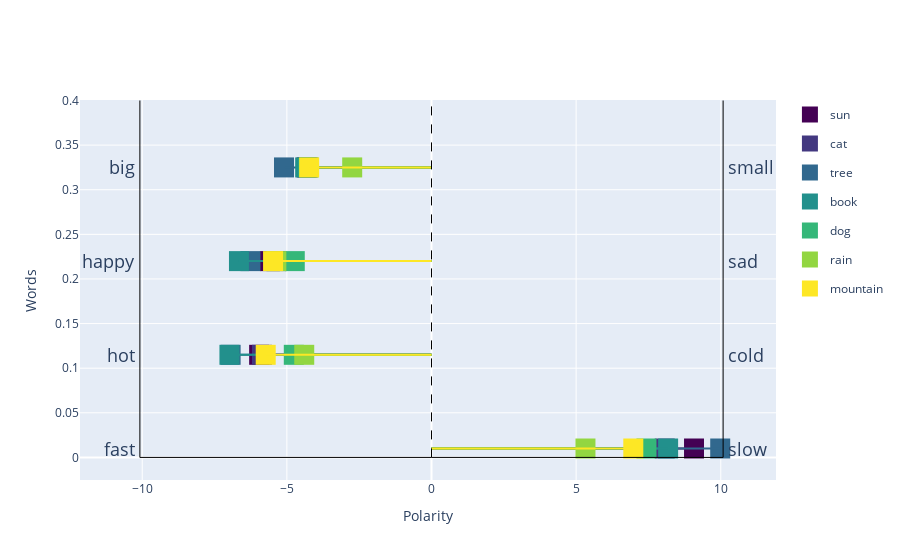
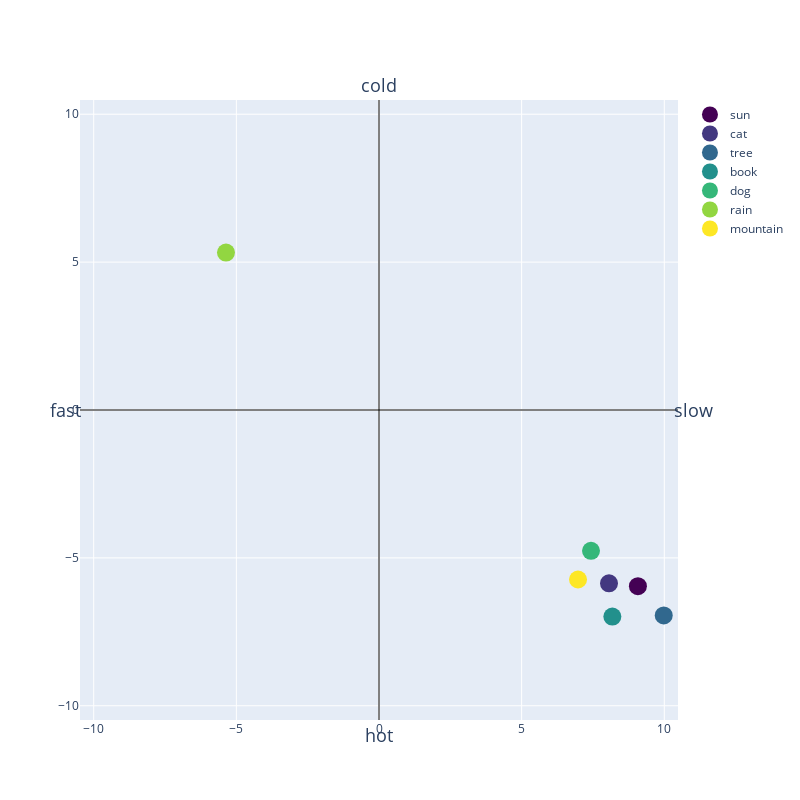
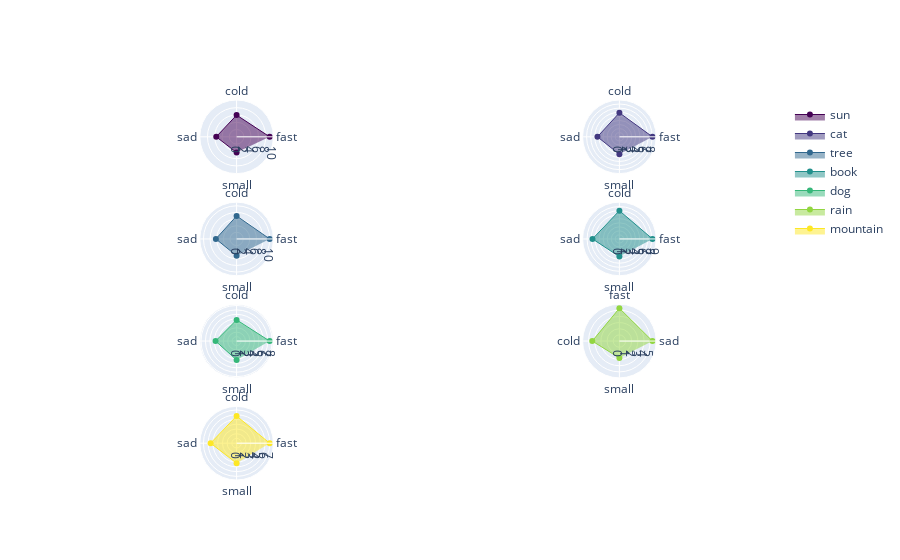
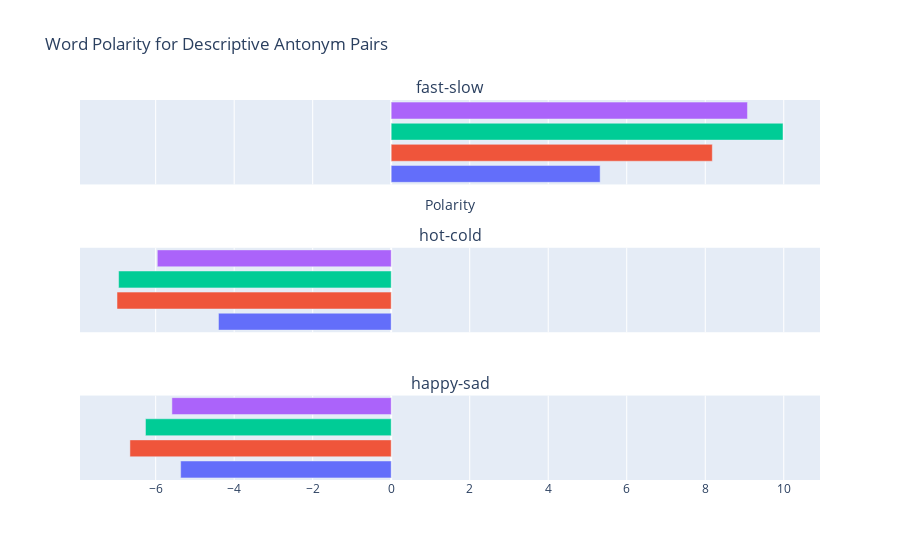

Source (notebook cell) for these figures, in order:
### Code cell
plotter = PolarityPlotter() 
plotter.plot_word_polarity(words, polar_dimensions)
plotter.plot_word_polarity_2d(words, polar_dimensions)
plotter.plot_word_polarity_polar_fig(words, polar_dimensions)
plotter.plot_descriptive_antonym_pairs(words, polar_dimensions, ['rain', 'book', 'tree', 'sun'], 3)

### Figure 1 — Plotly figure (JSON) as saved in the notebook; plotly's stock layout.template omitted (floating-point values rounded to 4 significant figures)
{"data": [{"legendgroup": "sun", "marker": {"color": "rgb(68, 1, 84)", "size": 20, "symbol": "square"}, "mode": "markers", "name": "sun", "showlegend": true, "type": "scatter", "x": [9.075], "y": [0.01]}, {"legendgroup": "sun", "line": {"color": "rgb(68, 1, 84)", "width": 2}, "mode": "lines", "showlegend": false, "type": "scatter", "x": [9.075, 0], "y": [0.01, 0.01]}, {"legendgroup": "cat", "marker": {"color": "rgb(67, 56, 128)", "size": 20, "symbol": "square"}, "mode": "markers", "name": "cat", "showlegend": true, "type": "scatter", "x": [8.062], "y": [0.01]}, {"legendgroup": "cat", "line": {"color": "rgb(67, 56, 128)", "width": 2}, "mode": "lines", "showlegend": false, "type": "scatter", "x": [8.062, 0], "y": [0.01, 0.01]}, {"legendgroup": "tree", "marker": {"color": "rgb(49, 104, 142)", "size": 20, "symbol": "square"}, "mode": "markers", "name": "tree", "showlegend": true, "type": "scatter", "x": [9.981], "y": [0.01]}, {"legendgroup": "tree", "line": {"color": "rgb(49, 104, 142)", "width": 2}, "mode": "lines", "showlegend": false, "type": "scatter", "x": [9.981, 0], "y": [0.01, 0.01]}, {"legendgroup": "book", "marker": {"color": "rgb(34, 144, 140)", "size": 20, "symbol": "square"}, "mode": "markers", "name": "book", "showlegend": true, "type": "scatter", "x": [8.18], "y": [0.01]}, {"legendgroup": "book", "line": {"color": "rgb(34, 144, 140)", "width": 2}, "mode": "lines", "showlegend": false, "type": "scatter", "x": [8.18, 0], "y": [0.01, 0.01]}, {"legendgroup": "dog", "marker": {"color": "rgb(53, 183, 121)", "size": 20, "symbol": "square"}, "mode": "markers", "name": "dog", "showlegend": true, "type": "scatter", "x": [7.431], "y": [0.01]}, {"legendgroup": "dog", "line": {"color": "rgb(53, 183, 121)", "width": 2}, "mode": "lines", "showlegend": false, "type": "scatter", "x": [7.431, 0], "y": [0.01, 0.01]}, {"legendgroup": "rain", "marker": {"color": "rgb(146, 214, 65)", "size": 20, "symbol": "square"}, "mode": "markers", "name": "rain", "showlegend": true, "type": "scatter", "x": [5.322], "y": [0.01]}, {"legendgroup": "rain", "line": {"color": "rgb(146, 214, 65)", "width": 2}, "mode": "lines", "showlegend": false, "type": "scatter", "x": [5.322, 0], "y": [0.01, 0.01]}, {"legendgroup": "mountain", "marker": {"color": "rgb(253, 231, 37)", "size": 20, "symbol": "square"}, "mode": "markers", "name": "mountain", "showlegend": true, "type": "scatter", "x": [6.976], "y": [0.01]}, {"legendgroup": "mountain", "line": {"color": "rgb(253, 231, 37)", "width": 2}, "mode": "lines", "showlegend": false, "type": "scatter", "x": [6.976, 0], "y": [0.01, 0.01]}, {"legendgroup": "sun", "marker": {"color": "rgb(68, 1, 84)", "size": 20, "symbol": "square"}, "mode": "markers", "name": "sun", "showlegend": false, "type": "scatter", "x": [-5.958], "y": [0.115]}, {"legendgroup": "sun", "line": {"color": "rgb(68, 1, 84)", "width": 2}, "mode": "lines", "showlegend": false, "type": "scatter", "x": [-5.958, 0], "y": [0.115, 0.115]}, {"legendgroup": "cat", "marker": {"color": "rgb(67, 56, 128)", "size": 20, "symbol": "square"}, "mode": "markers", "name": "cat", "showlegend": false, "type": "scatter", "x": [-5.861], "y": [0.115]}, {"legendgroup": "cat", "line": {"color": "rgb(67, 56, 128)", "width": 2}, "mode": "lines", "showlegend": false, "type": "scatter", "x": [-5.861, 0], "y": [0.115, 0.115]}, {"legendgroup": "tree", "marker": {"color": "rgb(49, 104, 142)", "size": 20, "symbol": "square"}, "mode": "markers", "name": "tree", "showlegend": false, "type": "scatter", "x": [-6.944], "y": [0.115]}, {"legendgroup": "tree", "line": {"color": "rgb(49, 104, 142)", "width": 2}, "mode": "lines", "showlegend": false, "type": "scatter", "x": [-6.944, 0], "y": [0.115, 0.115]}, {"legendgroup": "book", "marker": {"color": "rgb(34, 144, 140)", "size": 20, "symbol": "square"}, "mode": "markers", "name": "book", "showlegend": false, "type": "scatter", "x": [-6.985], "y": [0.115]}, {"legendgroup": "book", "line": {"color": "rgb(34, 144, 140)", "width": 2}, "mode": "lines", "showlegend": false, "type": "scatter", "x": [-6.985, 0], "y": [0.115, 0.115]}, {"legendgroup": "dog", "marker": {"color": "rgb(53, 183, 121)", "size": 20, "symbol": "square"}, "mode": "markers", "name": "dog", "showlegend": false, "type": "scatter", "x": [-4.76], "y": [0.115]}, {"legendgroup": "dog", "line": {"color": "rgb(53, 183, 121)", "width": 2}, "mode": "lines", "showlegend": false, "type": "scatter", "x": [-4.76, 0], "y": [0.115, 0.115]}, {"legendgroup": "rain", "marker": {"color": "rgb(146, 214, 65)", "size": 20, "symbol": "square"}, "mode": "markers", "name": "rain", "showlegend": false, "type": "scatter", "x": [-4.4], "y": [0.115]}, {"legendgroup": "rain", "line": {"color": "rgb(146, 214, 65)", "width": 2}, "mode": "lines", "showlegend": false, "type": "scatter", "x": [-4.4, 0], "y": [0.115, 0.115]}, {"legendgroup": "mountain", "marker": {"color": "rgb(253, 231, 37)", "size": 20, "symbol": "square"}, "mode": "markers", "name": "mountain", "showlegend": false, "type": "scatter", "x": [-5.731], "y": [0.115]}, {"legendgroup": "mountain", "line": {"color": "rgb(253, 231, 37)", "width": 2}, "mode": "lines", "showlegend": false, "type": "scatter", "x": [-5.731, 0], "y": [0.115, 0.115]}, {"legendgroup": "sun", "marker": {"color": "rgb(68, 1, 84)", "size": 20, "symbol": "square"}, "mode": "markers", "name": "sun", "showlegend": false, "type": "scatter", "x": [-5.586], "y": [0.22]}, {"legendgroup": "sun", "line": {"color": "rgb(68, 1, 84)", "width": 2}, "mode": "lines", "showlegend": false, "type": "scatter", "x": [-5.586, 0], "y": [0.22, 0.22]}, {"legendgroup": "cat", "marker": {"color": "rgb(67, 56, 128)", "size": 20, "symbol": "square"}, "mode": "markers", "name": "cat", "showlegend": false, "type": "scatter", "x": [-5.356], "y": [0.22]}, {"legendgroup": "cat", "line": {"color": "rgb(67, 56, 128)", "width": 2}, "mode": "lines", "showlegend": false, "type": "scatter", "x": [-5.356, 0], "y": [0.22, 0.22]}, {"legendgroup": "tree", "marker": {"color": "rgb(49, 104, 142)", "size": 20, "symbol": "square"}, "mode": "markers", "name": "tree", "showlegend": false, "type": "scatter", "x": [-6.259], "y": [0.22]}, {"legendgroup": "tree", "line": {"color": "rgb(49, 104, 142)", "width": 2}, "mode": "lines", "showlegend": false, "type": "scatter", "x": [-6.259, 0], "y": [0.22, 0.22]}, {"legendgroup": "book", "marker": {"color": "rgb(34, 144, 140)", "size": 20, "symbol": "square"}, "mode": "markers", "name": "book", "showlegend": false, "type": "scatter", "x": [-6.656], "y": [0.22]}, {"legendgroup": "book", "line": {"color": "rgb(34, 144, 140)", "width": 2}, "mode": "lines", "showlegend": false, "type": "scatter", "x": [-6.656, 0], "y": [0.22, 0.22]}, {"legendgroup": "dog", "marker": {"color": "rgb(53, 183, 121)", "size": 20, "symbol": "square"}, "mode": "markers", "name": "dog", "showlegend": false, "type": "scatter", "x": [-4.727], "y": [0.22]}, {"legendgroup": "dog", "line": {"color": "rgb(53, 183, 121)", "width": 2}, "mode": "lines", "showlegend": false, "type": "scatter", "x": [-4.727, 0], "y": [0.22, 0.22]}, {"legendgroup": "rain", "marker": {"color": "rgb(146, 214, 65)", "size": 20, "symbol": "square"}, "mode": "markers", "name": "rain", "showlegend": false, "type": "scatter", "x": [-5.363], "y": [0.22]}, {"legendgroup": "rain", "line": {"color": "rgb(146, 214, 65)", "width": 2}, "mode": "lines", "showlegend": false, "type": "scatter", "x": [-5.363, 0], "y": [0.22, 0.22]}, {"legendgroup": "mountain", "marker": {"color": "rgb(253, 231, 37)", "size": 20, "symbol": "square"}, "mode": "markers", "name": "mountain", "showlegend": false, "type": "scatter", "x": [-5.477], "y": [0.22]}, {"legendgroup": "mountain", "line": {"color": "rgb(253, 231, 37)", "width": 2}, "mode": "lines", "showlegend": false, "type": "scatter", "x": [-5.477, 0], "y": [0.22, 0.22]}, {"legendgroup": "sun", "marker": {"color": "rgb(68, 1, 84)", "size": 20, "symbol": "square"}, "mode": "markers", "name": "sun", "showlegend": false, "type": "scatter", "x": [-4.317], "y": [0.325]}, {"legendgroup": "sun", "line": {"color": "rgb(68, 1, 84)", "width": 2}, "mode": "lines", "showlegend": false, "type": "scatter", "x": [-4.317, 0], "y": [0.325, 0.325]}, {"legendgroup": "cat", "marker": {"color": "rgb(67, 56, 128)", "size": 20, "symbol": "square"}, "mode": "markers", "name": "cat", "showlegend": false, "type": "scatter", "x": [-4.279], "y": [0.325]}, {"legendgroup": "cat", "line": {"color": "rgb(67, 56, 128)", "width": 2}, "mode": "lines", "showlegend": false, "type": "scatter", "x": [-4.279, 0], "y": [0.325, 0.325]}, {"legendgroup": "tree", "marker": {"color": "rgb(49, 104, 142)", "size": 20, "symbol": "square"}, "mode": "markers", "name": "tree", "showlegend": false, "type": "scatter", "x": [-5.098], "y": [0.325]}, {"legendgroup": "tree", "line": {"color": "rgb(49, 104, 142)", "width": 2}, "mode": "lines", "showlegend": false, "type": "scatter", "x": [-5.098, 0], "y": [0.325, 0.325]}, {"legendgroup": "book", "marker": {"color": "rgb(34, 144, 140)", "size": 20, "symbol": "square"}, "mode": "markers", "name": "book", "showlegend": false, "type": "scatter", "x": [-4.367], "y": [0.325]}, {"legendgroup": "book", "line": {"color": "rgb(34, 144, 140)", "width": 2}, "mode": "lines", "showlegend": false, "type": "scatter", "x": [-4.367, 0], "y": [0.325, 0.325]}, {"legendgroup": "dog", "marker": {"color": "rgb(53, 183, 121)", "size": 20, "symbol": "square"}, "mode": "markers", "name": "dog", "showlegend": false, "type": "scatter", "x": [-4.251], "y": [0.325]}, {"legendgroup": "dog", "line": {"color": "rgb(53, 183, 121)", "width": 2}, "mode": "lines", "showlegend": false, "type": "scatter", "x": [-4.251, 0], "y": [0.325, 0.325]}, {"legendgroup": "rain", "marker": {"color": "rgb(146, 214, 65)", "size": 20, "symbol": "square"}, "mode": "markers", "name": "rain", "showlegend": false, "type": "scatter", "x": [-2.742], "y": [0.325]}, {"legendgroup": "rain", "line": {"color": "rgb(146, 214, 65)", "width": 2}, "mode": "lines", "showlegend": false, "type": "scatter", "x": [-2.742, 0], "y": [0.325, 0.325]}, {"legendgroup": "mountain", "marker": {"color": "rgb(253, 231, 37)", "size": 20, "symbol": "square"}, "mode": "markers", "name": "mountain", "showlegend": false, "type": "scatter", "x": [-4.229], "y": [0.325]}, {"legendgroup": "mountain", "line": {"color": "rgb(253, 231, 37)", "width": 2}, "mode": "lines", "showlegend": false, "type": "scatter", "x": [-4.229, 0], "y": [0.325, 0.325]}], "layout": {"annotations": [{"font": {"size": 18}, "showarrow": false, "text": "fast", "x": -10.18, "xanchor": "right", "xref": "x", "y": 0.01, "yref": "y"}, {"font": {"size": 18}, "showarrow": false, "text": "slow", "x": 10.18, "xanchor": "left", "xref": "x", "y": 0.01, "yref": "y"}, {"font": {"size": 18}, "showarrow": false, "text": "hot", "x": -10.18, "xanchor": "right", "xref": "x", "y": 0.115, "yref": "y"}, {"font": {"size": 18}, "showarrow": false, "text": "cold", "x": 10.18, "xanchor": "left", "xref": "x", "y": 0.115, "yref": "y"}, {"font": {"size": 18}, "showarrow": false, "text": "happy", "x": -10.18, "xanchor": "right", "xref": "x", "y": 0.22, "yref": "y"}, {"font": {"size": 18}, "showarrow": false, "text": "sad", "x": 10.18, "xanchor": "left", "xref": "x", "y": 0.22, "yref": "y"}, {"font": {"size": 18}, "showarrow": false, "text": "big", "x": -10.18, "xanchor": "right", "xref": "x", "y": 0.325, "yref": "y"}, {"font": {"size": 18}, "showarrow": false, "text": "small", "x": 10.18, "xanchor": "left", "xref": "x", "y": 0.325, "yref": "y"}], "shapes": [{"line": {"color": "black", "width": 1}, "type": "line", "x0": -10.08, "x1": 10.08, "y0": 0, "y1": 0}, {"line": {"color": "black", "width": 1}, "type": "line", "x0": -10.08, "x1": -10.08, "y0": 0, "y1": 0.4}, {"line": {"color": "black", "width": 1}, "type": "line", "x0": 10.08, "x1": 10.08, "y0": 0, "y1": 0.4}, {"line": {"color": "black", "dash": "dash", "width": 1}, "type": "line", "x0": 0, "x1": 0, "y0": 0, "y1": 0.4}], "xaxis": {"anchor": "y", "autorange": true, "domain": [0, 1], "range": [-7.085, 10.08], "title": {"text": "Polarity"}}, "yaxis": {"anchor": "x", "autorange": true, "domain": [0, 1], "title": {"text": "Words"}}}}

### Figure 2 — Plotly figure (JSON) as saved in the notebook; plotly's stock layout.template omitted (floating-point values rounded to 4 significant figures)
{"data": [{"marker": {"color": "rgb(68, 1, 84)", "size": 18}, "mode": "markers", "name": "sun", "type": "scatter", "x": [9.075], "y": [-5.958]}, {"marker": {"color": "rgb(67, 56, 128)", "size": 18}, "mode": "markers", "name": "cat", "type": "scatter", "x": [8.062], "y": [-5.861]}, {"marker": {"color": "rgb(49, 104, 142)", "size": 18}, "mode": "markers", "name": "tree", "type": "scatter", "x": [9.981], "y": [-6.944]}, {"marker": {"color": "rgb(34, 144, 140)", "size": 18}, "mode": "markers", "name": "book", "type": "scatter", "x": [8.18], "y": [-6.985]}, {"marker": {"color": "rgb(53, 183, 121)", "size": 18}, "mode": "markers", "name": "dog", "type": "scatter", "x": [7.431], "y": [-4.76]}, {"marker": {"color": "rgb(146, 214, 65)", "size": 18}, "mode": "markers", "name": "rain", "type": "scatter", "x": [-5.363], "y": [5.322]}, {"marker": {"color": "rgb(253, 231, 37)", "size": 18}, "mode": "markers", "name": "mountain", "type": "scatter", "x": [6.976], "y": [-5.731]}], "layout": {"annotations": [{"font": {"size": 18}, "showarrow": false, "text": "fast", "x": -10.48, "xshift": -15, "y": 0}, {"font": {"size": 18}, "showarrow": false, "text": "slow", "x": 10.48, "xshift": 15, "y": 0}, {"font": {"size": 18}, "showarrow": false, "text": "hot", "x": 0, "y": -10.48, "yshift": -15}, {"font": {"size": 18}, "showarrow": false, "text": "cold", "x": 0, "y": 10.48, "yshift": 15}], "height": 800, "shapes": [{"line": {"color": "black", "width": 1}, "type": "line", "x0": -10.48, "x1": 10.48, "y0": 0, "y1": 0}, {"line": {"color": "black", "width": 1}, "type": "line", "x0": 0, "x1": 0, "y0": -10.48, "y1": 10.48}], "width": 800, "xaxis": {"range": [-10.48, 10.48]}, "yaxis": {"range": [-10.48, 10.48]}}}

### Figure 3 — Plotly figure (JSON) as saved in the notebook; plotly's stock layout.template omitted (floating-point values rounded to 4 significant figures)
{"data": [{"fill": "toself", "line": {"color": "rgb(68, 1, 84)", "width": 1}, "name": "sun", "r": [9.075, 5.958, 5.586, 4.317], "subplot": "polar", "theta": ["fast", "cold", "sad", "small"], "type": "scatterpolar"}, {"fill": "toself", "line": {"color": "rgb(67, 56, 128)", "width": 1}, "name": "cat", "r": [8.062, 5.861, 5.356, 4.279], "subplot": "polar2", "theta": ["fast", "cold", "sad", "small"], "type": "scatterpolar"}, {"fill": "toself", "line": {"color": "rgb(49, 104, 142)", "width": 1}, "name": "tree", "r": [9.981, 6.944, 6.259, 5.098], "subplot": "polar3", "theta": ["fast", "cold", "sad", "small"], "type": "scatterpolar"}, {"fill": "toself", "line": {"color": "rgb(34, 144, 140)", "width": 1}, "name": "book", "r": [8.18, 6.985, 6.656, 4.367], "subplot": "polar4", "theta": ["fast", "cold", "sad", "small"], "type": "scatterpolar"}, {"fill": "toself", "line": {"color": "rgb(53, 183, 121)", "width": 1}, "name": "dog", "r": [7.431, 4.76, 4.727, 4.251], "subplot": "polar5", "theta": ["fast", "cold", "sad", "small"], "type": "scatterpolar"}, {"fill": "toself", "line": {"color": "rgb(146, 214, 65)", "width": 1}, "name": "rain", "r": [5.363, 5.322, 4.4, 2.742], "subplot": "polar6", "theta": ["sad", "fast", "cold", "small"], "type": "scatterpolar"}, {"fill": "toself", "line": {"color": "rgb(253, 231, 37)", "width": 1}, "name": "mountain", "r": [6.976, 5.731, 5.477, 4.229], "subplot": "polar7", "theta": ["fast", "cold", "sad", "small"], "type": "scatterpolar"}], "layout": {"polar": {"domain": {"x": [0, 0.45], "y": [0.8063, 1]}}, "polar2": {"domain": {"x": [0.55, 1], "y": [0.8063, 1]}}, "polar3": {"domain": {"x": [0, 0.45], "y": [0.5375, 0.7312]}}, "polar4": {"domain": {"x": [0.55, 1], "y": [0.5375, 0.7312]}}, "polar5": {"domain": {"x": [0, 0.45], "y": [0.2687, 0.4625]}}, "polar6": {"domain": {"x": [0.55, 1], "y": [0.2687, 0.4625]}}, "polar7": {"domain": {"x": [0, 0.45], "y": [0, 0.1938]}}, "polar8": {"domain": {"x": [0.55, 1], "y": [0, 0.1938]}}}}

### Figure 4 — Plotly figure (JSON) as saved in the notebook; plotly's stock layout.template omitted (floating-point values rounded to 4 significant figures)
{"data": [{"marker": {"color": "#636EFA"}, "name": "rain", "offsetgroup": "Pair 1", "orientation": "h", "showlegend": false, "type": "bar", "x": [5.322], "xaxis": "x", "y": ["rain"], "yaxis": "y"}, {"marker": {"color": "#EF553B"}, "name": "book", "offsetgroup": "Pair 1", "orientation": "h", "showlegend": false, "type": "bar", "x": [8.18], "xaxis": "x", "y": ["book"], "yaxis": "y"}, {"marker": {"color": "#00CC96"}, "name": "tree", "offsetgroup": "Pair 1", "orientation": "h", "showlegend": false, "type": "bar", "x": [9.981], "xaxis": "x", "y": ["tree"], "yaxis": "y"}, {"marker": {"color": "#AB63FA"}, "name": "sun", "offsetgroup": "Pair 1", "orientation": "h", "showlegend": false, "type": "bar", "x": [9.075], "xaxis": "x", "y": ["sun"], "yaxis": "y"}, {"marker": {"color": "#636EFA"}, "name": "rain", "offsetgroup": "Pair 2", "orientation": "h", "showlegend": false, "type": "bar", "x": [-4.4], "xaxis": "x2", "y": ["rain"], "yaxis": "y2"}, {"marker": {"color": "#EF553B"}, "name": "book", "offsetgroup": "Pair 2", "orientation": "h", "showlegend": false, "type": "bar", "x": [-6.985], "xaxis": "x2", "y": ["book"], "yaxis": "y2"}, {"marker": {"color": "#00CC96"}, "name": "tree", "offsetgroup": "Pair 2", "orientation": "h", "showlegend": false, "type": "bar", "x": [-6.944], "xaxis": "x2", "y": ["tree"], "yaxis": "y2"}, {"marker": {"color": "#AB63FA"}, "name": "sun", "offsetgroup": "Pair 2", "orientation": "h", "showlegend": false, "type": "bar", "x": [-5.958], "xaxis": "x2", "y": ["sun"], "yaxis": "y2"}, {"marker": {"color": "#636EFA"}, "name": "rain", "offsetgroup": "Pair 3", "orientation": "h", "showlegend": false, "type": "bar", "x": [-5.363], "xaxis": "x3", "y": ["rain"], "yaxis": "y3"}, {"marker": {"color": "#EF553B"}, "name": "book", "offsetgroup": "Pair 3", "orientation": "h", "showlegend": false, "type": "bar", "x": [-6.656], "xaxis": "x3", "y": ["book"], "yaxis": "y3"}, {"marker": {"color": "#00CC96"}, "name": "tree", "offsetgroup": "Pair 3", "orientation": "h", "showlegend": false, "type": "bar", "x": [-6.259], "xaxis": "x3", "y": ["tree"], "yaxis": "y3"}, {"marker": {"color": "#AB63FA"}, "name": "sun", "offsetgroup": "Pair 3", "orientation": "h", "showlegend": false, "type": "bar", "x": [-5.586], "xaxis": "x3", "y": ["sun"], "yaxis": "y3"}], "layout": {"annotations": [{"font": {"size": 16}, "showarrow": false, "text": "fast-slow", "x": 0.5, "xanchor": "center", "xref": "paper", "y": 1, "yanchor": "bottom", "yref": "paper"}, {"font": {"size": 16}, "showarrow": false, "text": "hot-cold", "x": 0.5, "xanchor": "center", "xref": "paper", "y": 0.6111, "yanchor": "bottom", "yref": "paper"}, {"font": {"size": 16}, "showarrow": false, "text": "happy-sad", "x": 0.5, "xanchor": "center", "xref": "paper", "y": 0.2222, "yanchor": "bottom", "yref": "paper"}], "barmode": "group", "legend": {"traceorder": "reversed"}, "title": {"text": "Word Polarity for Descriptive Antonym Pairs"}, "xaxis": {"anchor": "y", "domain": [0, 1], "matches": "x3", "range": [-10.48, 10.48], "showticklabels": false, "title": {"text": "Polarity"}}, "xaxis2": {"anchor": "y2", "domain": [0, 1], "matches": "x3", "showticklabels": false}, "xaxis3": {"anchor": "y3", "domain": [0, 1]}, "yaxis": {"anchor": "x", "domain": [0.7778, 1], "showticklabels": false}, "yaxis2": {"anchor": "x2", "domain": [0.3889, 0.6111], "showticklabels": false}, "yaxis3": {"anchor": "x3", "domain": [0, 0.2222], "showticklabels": false}}}
